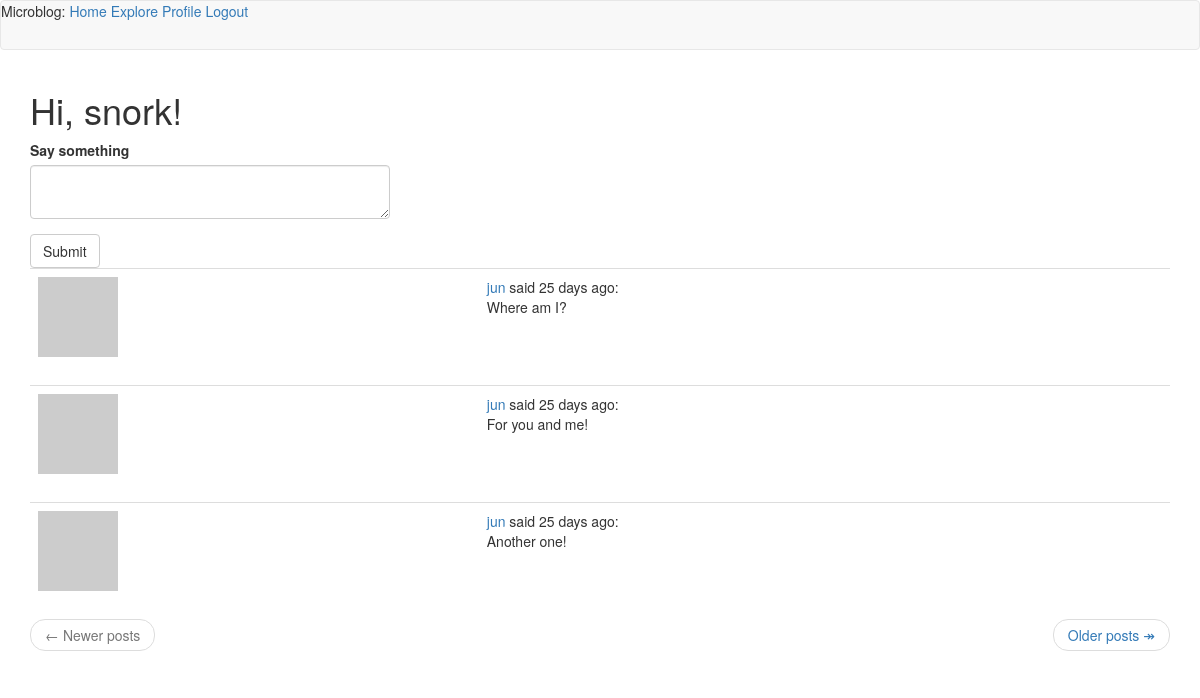
The page /index (signed in) on the database as committed earlier.
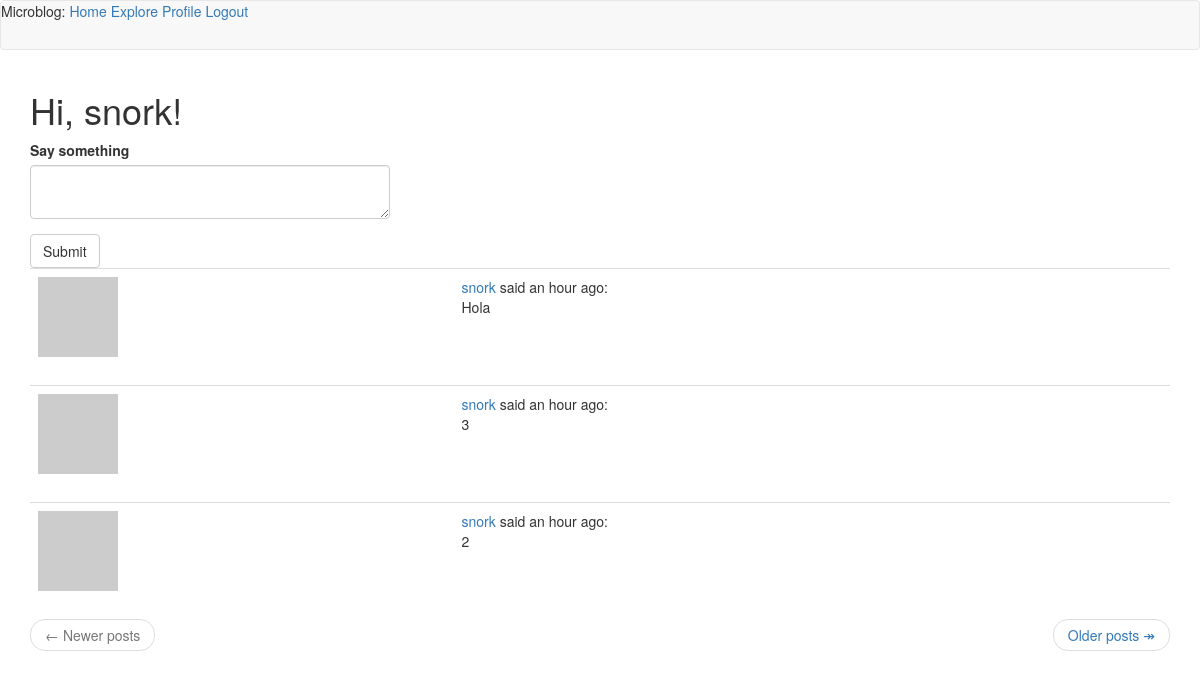
The same page on the database as committed later.
### app/models.py (models this page shows, shortened)
class Post(db.Model):
    id = db.Column(db.Integer, primary_key=True)
    body = db.Column(db.String(140))
    timestamp = db.Column(db.DateTime, index=True, default=datetime.utcnow)
    user_id = db.Column(db.Integer, db.ForeignKey('user.id'))
    language = db.Column(db.String(5))

class User(UserMixin, db.Model):
    id = db.Column(db.Integer, primary_key=True)
    username = db.Column(db.String(64), index=True, unique=True)
    email = db.Column(db.String(120), index=True, unique=True)
    password_hash = db.Column(db.String(128))
    posts = db.relationship('Post', backref='author', lazy='dynamic')
    about_me = db.Column(db.String(140))
    last_seen = db.Column(db.DateTime, default=datetime.utcnow)
    followed = db.relationship(
        'User',
        secondary=followers,
        primaryjoin=(followers.c.follower_id == id),
        secondaryjoin=(followers.c.followed_id == id),
        backref=db.backref('followers', lazy='dynamic'),
        lazy='dynamic'
    )
    def avatar(self, size):
        digest = md5(self.email.lower().encode('utf-8')).hexdigest()
        return f'https://www.gravatar.com/avatar/{digest}?d=identicon&s={size}'
    def followed_posts(self):
        followed = Post.query.join(
            followers, (followers.c.followed_id == Post.user_id)).filter(
                followers.c.follower_id == self.id)
        own = Post.query.filter_by(user_id=self.id)
        return followed.union(own).order_by(Post.timestamp.desc())

### app/routes.py (the view, shortened to what this page needs)
@app.route('/', methods=['GET', 'POST'])
@app.route('/index', methods=['GET', 'POST'])
@login_required
def index():
    form = PostForm()
    page = request.args.get('page', 1, type=int)
    posts = current_user.followed_posts().paginate(
        page, app.config['POSTS_PER_PAGE'], False)
    next_url = url_for('index', page=posts.next_num) \
        if posts.has_next else None
    prev_url = url_for('index', page=posts.prev_num) \
        if posts.has_prev else None
    return render_template('index.html', title='Home Page', form=form, posts=posts.items,
                           next_url=next_url, prev_url=prev_url)

### app/forms.py
class PostForm(FlaskForm):
    post = TextAreaField('Say something', validators=[
        DataRequired(), Length(min=1, max=40)])
    submit = SubmitField('Submit')

### app/models.py (called while the page is built)
@login.user_loader
def load_user(id):
    return User.query.get(int(id))

### app/routes.py (called while the page is built)
@app.before_request
def before_request():
    if current_user.is_authenticated:
        current_user.last_seen = datetime.utcnow()
        db.session.commit()
    g.locale = str(get_locale())

### app/templates/index.html
{% extends "base.html" %}
{% import 'bootstrap/wtf.html' as wtf %}
{% block app_content %}
<h1>Hi, {{ current_user.username }}!</h1>
{% if form %}
<div class="row">
  <div class="col-md-4">
      {{ wtf.quick_form(form) }}
  </div>
</div>
{% endif %}
{% for post in posts %}
{% include '_post.html' %}
{% endfor %}
<nav aria-label="...">
  <ul class="pager">
    <li class="previous{% if not prev_url %} disabled {% endif %}">
      <a href="{{ prev_url or '#' }}">
        <span aria-hidden="true">&larr;</span> Newer posts
      </a>
    </li>
    <li class="next{% if not next_url %} disabled{% endif %}">
      <a href="{{ next_url or '#' }}">
        Older posts <span aria-hidden="true">&Rarr;</span>
      </a>
    </li>
  </ul>
</nav>
{% endblock %}

### app/templates/_post.html (shortened to what this page needs)
<table class="table table-hover">
  <tr>
    <td widtth="70px">
      <a href="{{ url_for('user', username=post.author.username) }}">
      <img src="{{ post.author.avatar(70) }}" />
    </td>
    <td>
      <a href="{{ url_for('user', username=post.author.username) }}">
        {{ post.author.username }}
      </a>
      said {{ moment(post.timestamp).fromNow() }}: <br />
      <span id="post{{ post.id }}">{{ post.body }}</span>
    </td>
  </tr>
</table>

Rows that differ between the two databases and show on the page:
no longer on this page (row unchanged): Post: author.username "jun", timestamp "25 days ago", body "Where am I?"
no longer on this page (row unchanged): Post: author.username "jun", timestamp "25 days ago", body "For you and me!"
no longer on this page (row unchanged): Post: author.username "jun", timestamp "25 days ago", body "Another one!"
added Post: author.username "snork", timestamp "an hour ago", body "Hola"
added Post: author.username "snork", timestamp "an hour ago", body "3"
added Post: author.username "snork", timestamp "an hour ago", body "2"
